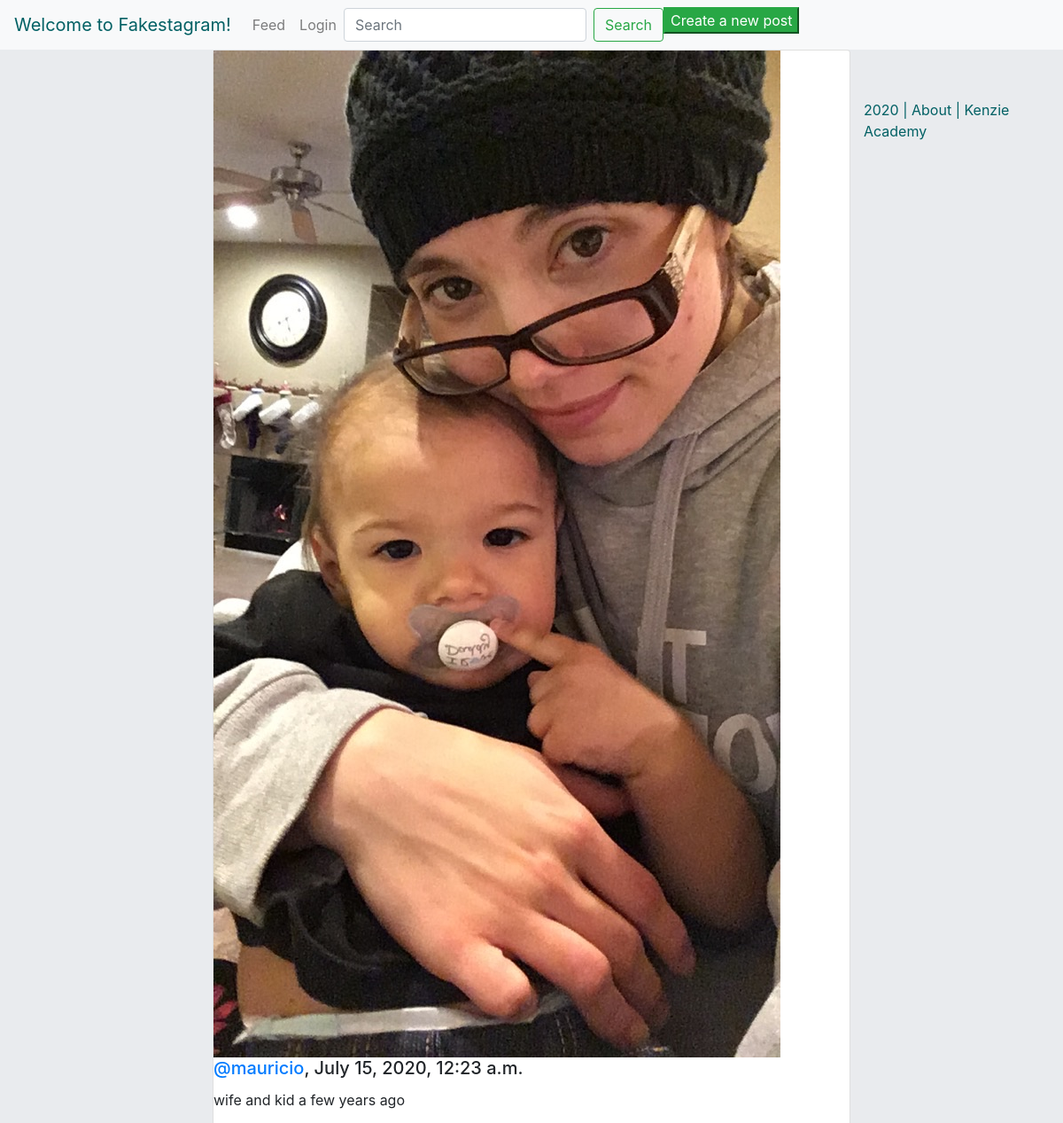
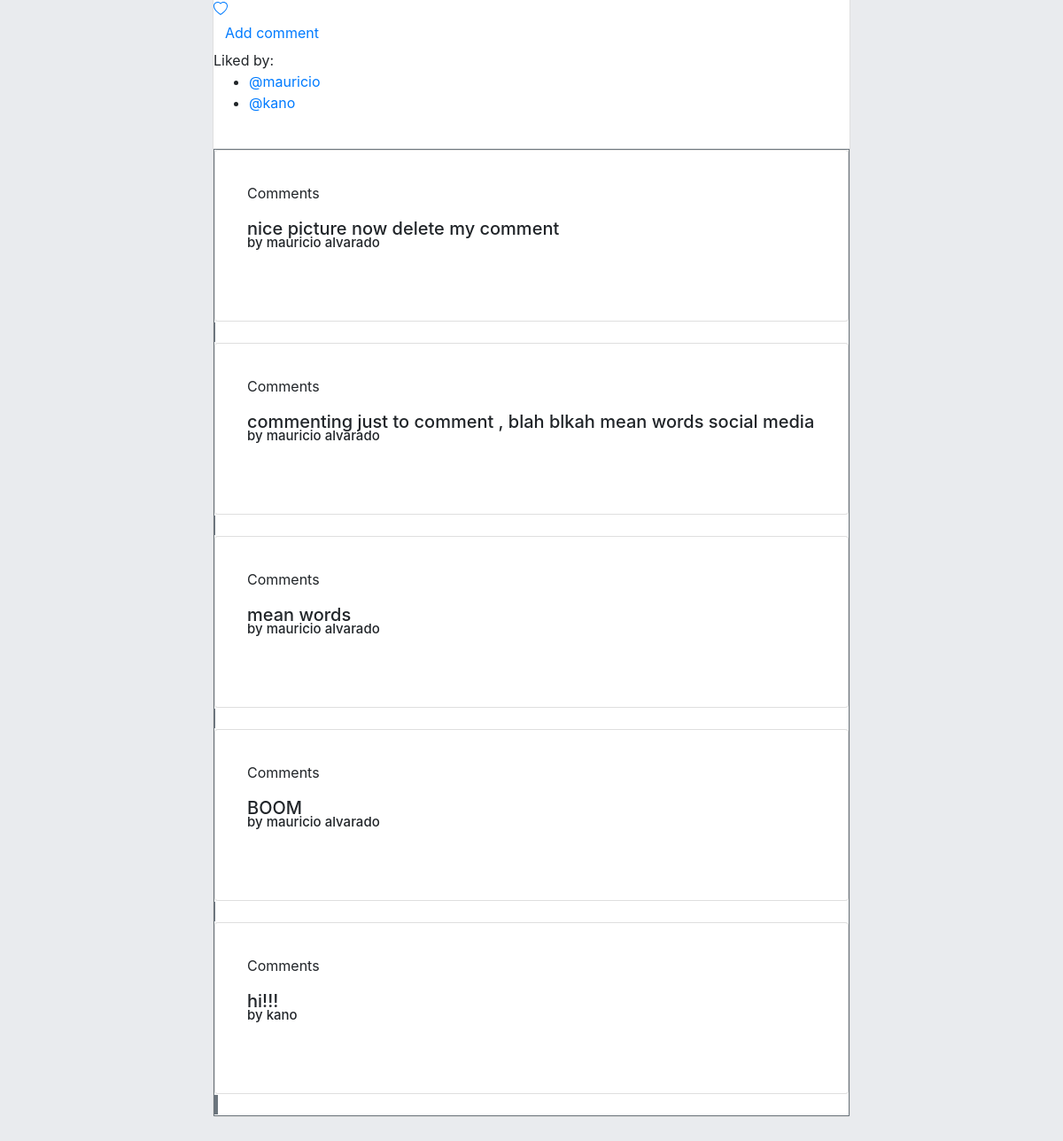
The app's page /post/2/ with its own data (2 pictures, top to bottom).
### insta_backend/models.py (models this page shows, shortened)
class Post(models.Model):
    author = models.ForeignKey(
        'authentication.Author',
        on_delete=models.CASCADE
    )
    image = models.ImageField(upload_to='post_uploads/')
    caption = models.TextField(max_length=500)
    created_timestamp = models.DateTimeField(auto_now_add=True)
    updated_timestamp = models.DateTimeField(auto_now=True)
    likes = models.ManyToManyField(
        'authentication.Author',
        blank=True,
        related_name="authors_who_like_this"
        )
    comments = models.ManyToManyField(
        'authentication.Author',
        blank=True,
        related_name="authors_who_commented_this"
        )

### authentication/models.py (models this page shows, shortened)
class Author(AbstractBaseUser):
    name = models.CharField(max_length=50)
    username = models.CharField(max_length=50, unique=True)
    slug = models.SlugField(null=False, unique=True)
    email = models.EmailField(max_length=100, unique=True)
    active = models.BooleanField(default=True)
    staff = models.BooleanField(default=False)
    admin = models.BooleanField(default=False)
    following = models.ManyToManyField(
        'self',
        related_name="following"
    )
    USERNAME_FIELD = 'username'
    REQUIRED_FIELDS = ['email', 'name']
    def __str__(self):
        return self.name
    objects = AuthorManager()

### comments/models.py (models this page shows, shortened)
class Comments(models.Model):
    posts = models.ForeignKey(
        Post, on_delete=models.CASCADE,
        null=True,
        blank=True,
        related_name='comment_text'
        )
    author = models.ForeignKey(
        'authentication.Author',
        max_length=200,
        on_delete=models.CASCADE
        )
    text = models.TextField()
    created_date = models.DateTimeField(default=timezone.now)
    approved_comment = models.BooleanField(default=False)

### insta_backend/views.py (the view)
# urls.py: path("post/<int:id>/", post_detail, name="post_detail"),
def post_detail(request, id):
    html = "post_detail.html"
    post = Post.objects.get(id=id)
    comments = Comments.objects.filter(posts=post)
    return render(request, html, {'post': post, 'comments': comments})

### authentication/templates/post_detail.html (shortened to what this page needs)
{% extends 'base.html' %}
{% block content %}
<div class="col d-flex mt-5 align-left" > &nbsp; </div>
<div class="feed" style="margin-bottom: 10rem;">
    <div class="card" style="width: 45rem;">
        {% load static %}
            <img class=class="card-img mx-auto" style="width: 40rem; display: block;" src="{{ post.image.url }}"/>
            <h5 class="card-title"><a href={% url 'profile' slug=post.author.slug %}>@{{ post.author.username }}</a>, {{ post.created_timestamp }}</h5>
            <p class="card-text">{{ post.caption|safe }}</p>
            {% if request.user.is_authenticated %}
            <a href="post/{{post.id}}/like/?next={{request.path}}" class="card-link">
            {% else %}
            <a href="/login/">
            {% endif %}
            </a>
        <div class='commentsection'>
            <a class="btn btn-default" href="/post/{{post.id}}/add_comment_to_post/?next={{request.path}}">Add comment</a>
        </div>
            {% if post.likes.count > 0%}
                Liked by:
                <ul>
                {% for like in post.likes.all %}
                    <li><a href={% url 'profile' slug=like.slug %}>@{{like.username}}</a></li>
                {% endfor %}
                </ul>
            {% endif %}
            <br>
        {% for comment in comments %}
        <span class="border border-secondary">
        <div class="card">
            <div class="card-body"><div class="shadow p-3 mb-5 bg-white rounded"><p class="user-select-all">Comments</p>
        <h5>{{comment.text}} <br> <sub>by {{comment.author}}</sub></h5></span>
    </div>
    </div>
    </div>
        {% endfor %}
{% endblock %}

### records on screen
Post: image (picture), author.username "mauricio", created_timestamp "July 15, 2020, 12:23 a.m.", caption "wife and kid a few years ago"
Author: username "mauricio"
Author: username "kano"
Comments: text "nice picture now delete my comment", author "mauricio alvarado"
Comments: text "commenting just to comment , blah blkah mean words social media", author "mauricio alvarado"
Comments: text "mean words", author "mauricio alvarado"
Comments: text "BOOM", author "mauricio alvarado"
Comments: text "hi!!!", author "kano"
